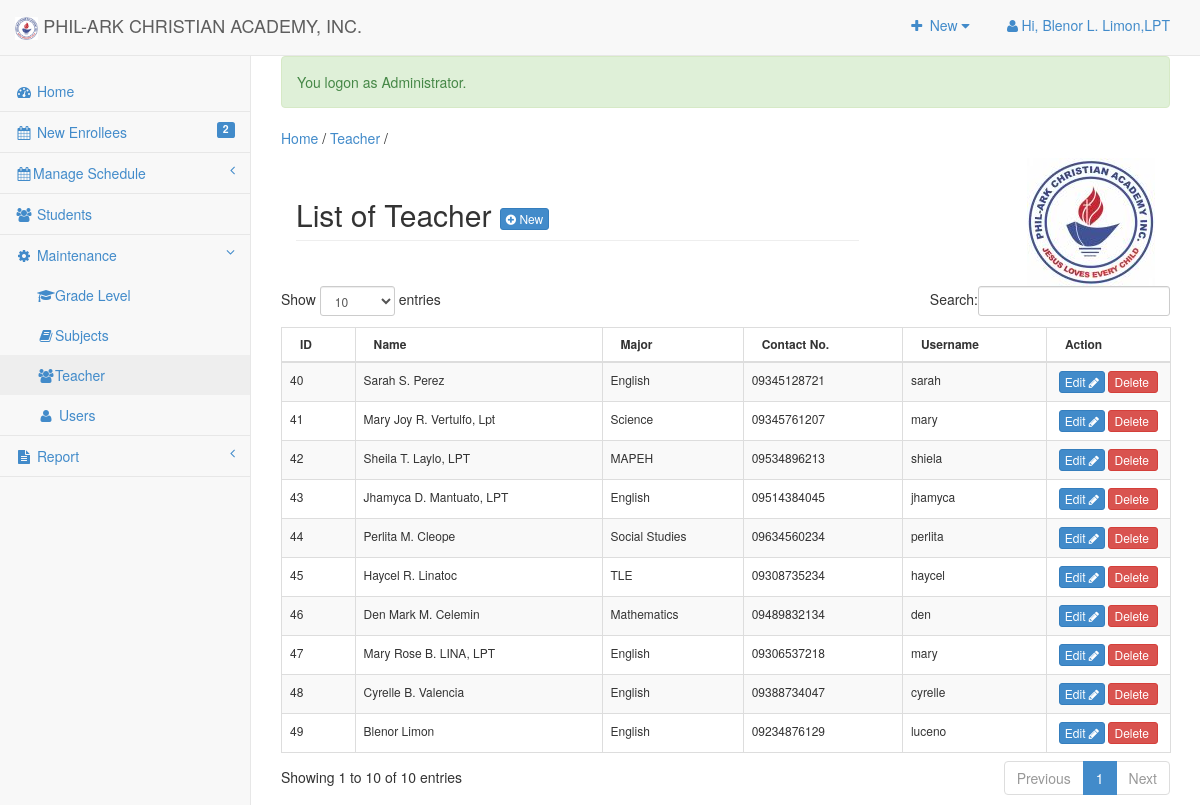
The app's page /admin/instructor/index.php (signed in) with its own data.
### tables this page shows
CREATE TABLE `tblsitesettings` (
  `ID` int(11) NOT NULL,
  `Type` varchar(90) NOT NULL,
  `Description` text NOT NULL
);

CREATE TABLE `tblinstructor` (
  `INST_ID` int(11) NOT NULL,
  `INST_NAME` varchar(90) NOT NULL,
  `INST_MAJOR` varchar(90) NOT NULL,
  `INST_CONTACT` varchar(30) NOT NULL,
  `INST_Username` varchar(90) NOT NULL,
  `INST_Password` varchar(90) NOT NULL
);

### include/database.php (called while the page is built, shortened)
<?php
class Database {
	var $sql_string = '';
	public $conn;
	public function open_connection() {
		$this->conn = mysqli_connect(server,user,pass);
		if(!$this->conn){
			echo "Problem in database connection! Contact administrator!";
			exit();
		}else{
			$db_select = mysqli_select_db($this->conn,database_name);
		}
	}
	function setQuery($sql='') {
		$this->sql_string=$sql;
	}
	function executeQuery() {
		$result = mysqli_query($this->conn,$this->sql_string);
		return $result;
	}
	private function confirm_query($result) {
		return $result;
	}
	function loadResultList( $key='' ) {
		$cur = $this->executeQuery();
		$array = array();
		while ($row = mysqli_fetch_object($cur)) {
			if ($key) {
				$array[$row->$key] = $row;
			} else {
				$array[] = $row;
			}
		}
		return $array;
	}
	function loadSingleResult() {
		$cur = $this->executeQuery();
		while ($row = mysqli_fetch_object($cur)) {
		return $data = $row;
		}
	}
	public function num_rows($cur) {
		$cur = $this->executeQuery();
		return mysqli_num_rows($cur);
	}
}
     $mydb = new Database();
?>

### admin/instructor/index.php (called while the page is built, shortened)
<?php
require_once ("../theme/templates.php");
?>

### admin/instructor/list.php (the view, shortened to what this page needs)
<div class="row">
     <div class="col-lg-12">
       	 <div class="col-lg-8">
            <h2 class="page-header">List of Teacher <a href="index.php?view=add" class="btn btn-primary btn-xs  ">  <i class="fa fa-plus-circle fw-fa"></i> New</a>  </h2>
       		</div>
       		<div class="col-lg-4" >
       			<img style="float:right;" src="<?php echo web_root; ?>img/school_seal_100x100.jpg" >
       		</div>
       		</div>
   		 </div>
	 		    <form action="controller.php?action=delete" Method="POST">
			      <div class="table-responsive">
				<table id="dash-table" class="table table-striped table-bordered table-hover table-responsive" style="font-size:12px" cellspacing="0">
				  <thead>
				  	<tr>
				  		<th>ID</th>
				  		<th>Name</th>
				  		<th>Major</th>
				  		<th>Contact No.</th>
				  		<th>Username</th>
				  		<th width="14%" >Action</th>
				  	</tr>
				  </thead>
				  <tbody>
				  	<?php
				  		$mydb->setQuery("SELECT * FROM `tblinstructor`");
				  		$cur = $mydb->loadResultList();
						foreach ($cur as $result) {
				  		echo '<tr>';
				  		echo '<td>' . $result->INST_ID.'</a></td>';
				  		echo '<td>'. $result->INST_NAME.'</td>';
				  		echo '<td>'. $result->INST_MAJOR.'</td>';
				  		echo '<td>'. $result->INST_CONTACT.'</td>';
				  		echo '<td>'. $result->INST_Username.'</td>';
				  		echo '<td align="center" > <a title="Edit" href="index.php?view=edit&id='.$result->INST_ID.'"  class="btn btn-primary btn-xs  ">Edit <span class="fa fa-pencil fw-fa"></span></a>
				  					 <a title="Delete" href="controller.php?action=delete&id='.$result->INST_ID.'" class="btn btn-danger btn-xs" >Delete <span class="fa fa-trash fw-fa"></span> </a>
				  					 </td>';
				  		 echo '</tr>';
				  	}
				  	?>
				  </tbody>
				</table>
			</div>
				</form>
</div>

### include/function.php (shortened to what this page needs)
<?php
  function SiteTitle()
	{
		global $mydb;
		$title='';
		$sql = "SELECT * FROM `tblsitesettings` WHERE `Type`='SiteTitle'";
		$mydb->setQuery($sql);
		$maxrow=$mydb->num_rows($mydb->executeQuery());
		if($maxrow > 0){
			$site = $mydb->loadSingleResult();
			echo $title = $site->Description;
		}else{
			echo $title = '';
		}
		return $title;
	}
?>

### admin/css/sb-admin-2.css (style rules this page uses)
body { background-color: #f8f8f8; }

### records on screen
tblsitesettings: Description "PHIL-ARK CHRISTIAN ACADEMY, INC."
tblinstructor: INST_ID "40", INST_NAME "Sarah S. Perez", INST_MAJOR "English", INST_CONTACT "09345128721", INST_Username "sarah"
tblinstructor: INST_ID "41", INST_NAME "Mary Joy R. Vertulfo, Lpt", INST_MAJOR "Science", INST_CONTACT "09345761207", INST_Username "mary"
tblinstructor: INST_ID "42", INST_NAME "Sheila T. Laylo, LPT", INST_MAJOR "MAPEH", INST_CONTACT "09534896213", INST_Username "shiela"
tblinstructor: INST_ID "43", INST_NAME "Jhamyca D. Mantuato, LPT", INST_MAJOR "English", INST_CONTACT "09514384045", INST_Username "jhamyca"
tblinstructor: INST_ID "44", INST_NAME "Perlita M. Cleope", INST_MAJOR "Social Studies", INST_CONTACT "09634560234", INST_Username "perlita"
tblinstructor: INST_ID "45", INST_NAME "Haycel R. Linatoc", INST_MAJOR "TLE", INST_CONTACT "09308735234", INST_Username "haycel"
tblinstructor: INST_ID "46", INST_NAME "Den Mark M. Celemin", INST_MAJOR "Mathematics", INST_CONTACT "09489832134", INST_Username "den"
tblinstructor: INST_ID "47", INST_NAME "Mary Rose B. LINA, LPT", INST_MAJOR "English", INST_CONTACT "09306537218", INST_Username "mary"
tblinstructor: INST_ID "48", INST_NAME "Cyrelle B. Valencia", INST_MAJOR "English", INST_CONTACT "09388734047", INST_Username "cyrelle"
tblinstructor: INST_ID "49", INST_NAME "Blenor Limon", INST_MAJOR "English", INST_CONTACT "09234876129", INST_Username "luceno"

### other values on screen
$_SESSION['ACCOUNT_NAME'] "Blenor L. Limon,LPT"
$enrollees->enrollees "2"
$_SESSION['message'] "You logon as Administrator."
$title "Teacher"
